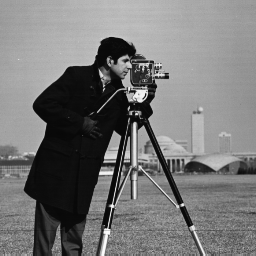
#> input picture ders/image.png, 256 x 256 px
$ python ders2.py
#> lines starting #> are read from the running program, lines starting #| are printed output that depends on the picture
import matplotlib.pyplot as plt
import matplotlib.image as mpimg
import numpy as np

img = mpimg.imread("image.png")
#> img is the input picture: shape (256, 256) float32; min 0.0275, max 0.992, mean 0.466
print(img.shape)
#| (256, 256)

img2 = np.zeros((256, 200, 3))
print(img2.shape)
for i in range(200):
    for j in range(256):
        img2[j,i] = img[i, j]
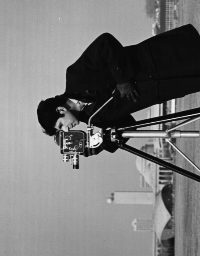
#> img2: shape (256, 200, 3) float64; min 0.0275, max 0.957, mean 0.481
plt.subplot(2,3,1),plt.imshow(img2)
mpimg.imsave("image3.png", img2)
